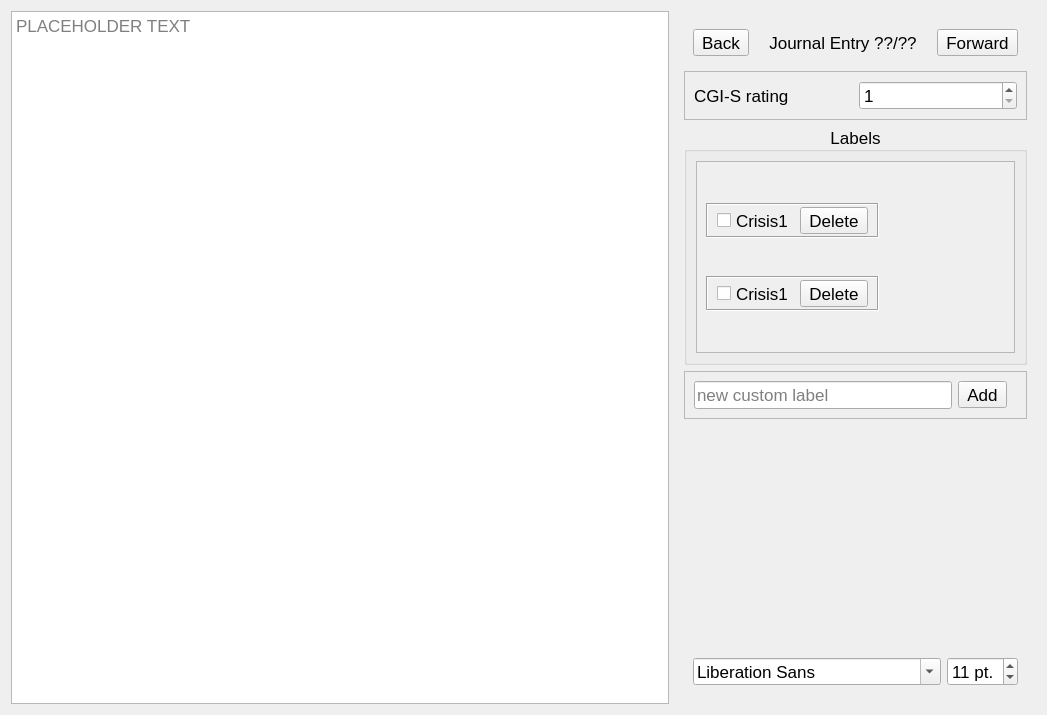
<?xml version="1.0" encoding="UTF-8"?>
<ui version="4.0">
 <class>LabelingWidget</class>
 <widget class="QWidget" name="LabelingWidget">
  <property name="geometry">
   <rect>
    <x>0</x>
    <y>0</y>
    <width>1047</width>
    <height>715</height>
   </rect>
  </property>
  <property name="minimumSize">
   <size>
    <width>702</width>
    <height>373</height>
   </size>
  </property>
  <property name="font">
   <font>
    <pointsize>13</pointsize>
   </font>
  </property>
  <property name="windowTitle">
   <string>ALJI Label Helper Task</string>
  </property>
  <layout class="QHBoxLayout" name="hl_5">
   <item>
    <widget class="QTextEdit" name="journalEntryText">
     <property name="sizePolicy">
      <sizepolicy hsizetype="MinimumExpanding" vsizetype="Expanding">
       <horstretch>2</horstretch>
       <verstretch>0</verstretch>
      </sizepolicy>
     </property>
     <property name="font">
      <font>
       <family>Segoe UI</family>
      </font>
     </property>
     <property name="mouseTracking">
      <bool>true</bool>
     </property>
     <property name="readOnly">
      <bool>true</bool>
     </property>
     <property name="html">
      <string>&lt;!DOCTYPE HTML PUBLIC &quot;-//W3C//DTD HTML 4.0//EN&quot; &quot;http://www.w3.org/TR/REC-html40/strict.dtd&quot;&gt;
&lt;html&gt;&lt;head&gt;&lt;meta name=&quot;qrichtext&quot; content=&quot;1&quot; /&gt;&lt;style type=&quot;text/css&quot;&gt;
p, li { white-space: pre-wrap; }
&lt;/style&gt;&lt;/head&gt;&lt;body style=&quot; font-family:'Segoe UI'; font-size:13pt; font-weight:400; font-style:normal;&quot;&gt;
&lt;p style=&quot;-qt-paragraph-type:empty; margin-top:0px; margin-bottom:0px; margin-left:0px; margin-right:0px; -qt-block-indent:0; text-indent:0px; font-size:11pt;&quot;&gt;&lt;br /&gt;&lt;/p&gt;&lt;/body&gt;&lt;/html&gt;</string>
     </property>
     <property name="placeholderText">
      <string>PLACEHOLDER TEXT</string>
     </property>
    </widget>
   </item>
   <item>
    <widget class="QFrame" name="labelingFrame">
     <property name="sizePolicy">
      <sizepolicy hsizetype="Preferred" vsizetype="Preferred">
       <horstretch>0</horstretch>
       <verstretch>0</verstretch>
      </sizepolicy>
     </property>
     <layout class="QVBoxLayout" name="labelingLayout">
      <item>
       <widget class="QFrame" name="navFrame">
        <property name="sizePolicy">
         <sizepolicy hsizetype="Preferred" vsizetype="Preferred">
          <horstretch>0</horstretch>
          <verstretch>0</verstretch>
         </sizepolicy>
        </property>
        <layout class="QHBoxLayout" name="navLayout">
         <property name="spacing">
          <number>20</number>
         </property>
         <item>
          <widget class="QToolButton" name="backButton">
           <property name="sizePolicy">
            <sizepolicy hsizetype="Preferred" vsizetype="Preferred">
             <horstretch>0</horstretch>
             <verstretch>0</verstretch>
            </sizepolicy>
           </property>
           <property name="text">
            <string>Back</string>
           </property>
           <property name="icon">
            <iconset>
             <normaloff>images/chevron-left.svg</normaloff>images/chevron-left.svg</iconset>
           </property>
           <property name="iconSize">
            <size>
             <width>20</width>
             <height>20</height>
            </size>
           </property>
           <property name="shortcut">
            <string>Ctrl+Left</string>
           </property>
          </widget>
         </item>
         <item>
          <widget class="QLabel" name="taskNumberLabel">
           <property name="sizePolicy">
            <sizepolicy hsizetype="Maximum" vsizetype="Preferred">
             <horstretch>0</horstretch>
             <verstretch>0</verstretch>
            </sizepolicy>
           </property>
           <property name="text">
            <string>Journal Entry ??/??</string>
           </property>
           <property name="alignment">
            <set>Qt::AlignCenter</set>
           </property>
          </widget>
         </item>
         <item>
          <widget class="QToolButton" name="forwardButton">
           <property name="sizePolicy">
            <sizepolicy hsizetype="Preferred" vsizetype="Preferred">
             <horstretch>0</horstretch>
             <verstretch>0</verstretch>
            </sizepolicy>
           </property>
           <property name="text">
            <string>Forward</string>
           </property>
           <property name="icon">
            <iconset>
             <normaloff>images/chevron-right.svg</normaloff>images/chevron-right.svg</iconset>
           </property>
           <property name="iconSize">
            <size>
             <width>20</width>
             <height>20</height>
            </size>
           </property>
           <property name="shortcut">
            <string>Ctrl+Right</string>
           </property>
          </widget>
         </item>
        </layout>
       </widget>
      </item>
      <item>
       <widget class="QFrame" name="cgiFrame">
        <property name="frameShape">
         <enum>QFrame::StyledPanel</enum>
        </property>
        <property name="frameShadow">
         <enum>QFrame::Raised</enum>
        </property>
        <layout class="QHBoxLayout" name="horizontalLayout">
         <item>
          <widget class="QLabel" name="cgiLabel">
           <property name="toolTip">
            <string>Clinician Global Impression of Severity Scale</string>
           </property>
           <property name="whatsThis">
            <string>CGI-S is the Clinician Global Impression of Severity Scale</string>
           </property>
           <property name="text">
            <string>CGI-S rating</string>
           </property>
          </widget>
         </item>
         <item>
          <widget class="QSpinBox" name="cgiSspinBox">
           <property name="minimum">
            <number>1</number>
           </property>
           <property name="maximum">
            <number>7</number>
           </property>
          </widget>
         </item>
        </layout>
       </widget>
      </item>
      <item>
       <widget class="QGroupBox" name="crisisGroupBox">
        <property name="sizePolicy">
         <sizepolicy hsizetype="Preferred" vsizetype="MinimumExpanding">
          <horstretch>0</horstretch>
          <verstretch>0</verstretch>
         </sizepolicy>
        </property>
        <property name="title">
         <string>Labels</string>
        </property>
        <property name="alignment">
         <set>Qt::AlignCenter</set>
        </property>
        <layout class="QVBoxLayout" name="crisisGroupBoxLayout">
         <property name="spacing">
          <number>0</number>
         </property>
         <item>
          <widget class="QScrollArea" name="scrollArea">
           <property name="sizePolicy">
            <sizepolicy hsizetype="Preferred" vsizetype="MinimumExpanding">
             <horstretch>0</horstretch>
             <verstretch>0</verstretch>
            </sizepolicy>
           </property>
           <property name="horizontalScrollBarPolicy">
            <enum>Qt::ScrollBarAlwaysOff</enum>
           </property>
           <property name="sizeAdjustPolicy">
            <enum>QAbstractScrollArea::AdjustIgnored</enum>
           </property>
           <property name="alignment">
            <set>Qt::AlignLeading|Qt::AlignLeft|Qt::AlignTop</set>
           </property>
           <widget class="QWidget" name="scrollAreaWidgetContents">
            <property name="geometry">
             <rect>
              <x>0</x>
              <y>0</y>
              <width>231</width>
              <height>190</height>
             </rect>
            </property>
            <layout class="QVBoxLayout" name="verticalLayout">
             <item>
              <widget class="QFrame" name="crisisFrame">
               <property name="sizePolicy">
                <sizepolicy hsizetype="Fixed" vsizetype="Fixed">
                 <horstretch>0</horstretch>
                 <verstretch>0</verstretch>
                </sizepolicy>
               </property>
               <property name="frameShape">
                <enum>QFrame::Box</enum>
               </property>
               <property name="frameShadow">
                <enum>QFrame::Sunken</enum>
               </property>
               <layout class="QHBoxLayout" name="hl3">
                <property name="topMargin">
                 <number>2</number>
                </property>
                <property name="bottomMargin">
                 <number>2</number>
                </property>
                <item>
                 <widget class="QCheckBox" name="crisisCB">
                  <property name="sizePolicy">
                   <sizepolicy hsizetype="MinimumExpanding" vsizetype="Preferred">
                    <horstretch>0</horstretch>
                    <verstretch>0</verstretch>
                   </sizepolicy>
                  </property>
                  <property name="text">
                   <string>Crisis1</string>
                  </property>
                  <property name="checked">
                   <bool>false</bool>
                  </property>
                 </widget>
                </item>
                <item>
                 <widget class="QToolButton" name="deleteCrisis">
                  <property name="sizePolicy">
                   <sizepolicy hsizetype="Minimum" vsizetype="Fixed">
                    <horstretch>0</horstretch>
                    <verstretch>0</verstretch>
                   </sizepolicy>
                  </property>
                  <property name="text">
                   <string>Delete</string>
                  </property>
                  <property name="icon">
                   <iconset>
                    <normaloff>images/times.svg</normaloff>images/times.svg</iconset>
                  </property>
                  <property name="iconSize">
                   <size>
                    <width>20</width>
                    <height>20</height>
                   </size>
                  </property>
                 </widget>
                </item>
               </layout>
              </widget>
             </item>
             <item>
              <widget class="QFrame" name="crisisFrame_2">
               <property name="sizePolicy">
                <sizepolicy hsizetype="Fixed" vsizetype="Fixed">
                 <horstretch>0</horstretch>
                 <verstretch>0</verstretch>
                </sizepolicy>
               </property>
               <property name="frameShape">
                <enum>QFrame::Box</enum>
               </property>
               <property name="frameShadow">
                <enum>QFrame::Sunken</enum>
               </property>
               <layout class="QHBoxLayout" name="hl3_2">
                <property name="topMargin">
                 <number>2</number>
                </property>
                <property name="bottomMargin">
                 <number>2</number>
                </property>
                <item>
                 <widget class="QCheckBox" name="crisisCB_2">
                  <property name="sizePolicy">
                   <sizepolicy hsizetype="MinimumExpanding" vsizetype="Preferred">
                    <horstretch>0</horstretch>
                    <verstretch>0</verstretch>
                   </sizepolicy>
                  </property>
                  <property name="text">
                   <string>Crisis1</string>
                  </property>
                  <property name="checked">
                   <bool>false</bool>
                  </property>
                 </widget>
                </item>
                <item>
                 <widget class="QToolButton" name="deleteCrisis_2">
                  <property name="sizePolicy">
                   <sizepolicy hsizetype="Minimum" vsizetype="Fixed">
                    <horstretch>0</horstretch>
                    <verstretch>0</verstretch>
                   </sizepolicy>
                  </property>
                  <property name="text">
                   <string>Delete</string>
                  </property>
                  <property name="icon">
                   <iconset>
                    <normaloff>images/times.svg</normaloff>images/times.svg</iconset>
                  </property>
                  <property name="iconSize">
                   <size>
                    <width>20</width>
                    <height>20</height>
                   </size>
                  </property>
                 </widget>
                </item>
               </layout>
              </widget>
             </item>
            </layout>
           </widget>
          </widget>
         </item>
        </layout>
       </widget>
      </item>
      <item>
       <widget class="QFrame" name="customCrisisFrame">
        <property name="sizePolicy">
         <sizepolicy hsizetype="MinimumExpanding" vsizetype="Preferred">
          <horstretch>0</horstretch>
          <verstretch>0</verstretch>
         </sizepolicy>
        </property>
        <property name="frameShape">
         <enum>QFrame::StyledPanel</enum>
        </property>
        <property name="frameShadow">
         <enum>QFrame::Raised</enum>
        </property>
        <layout class="QHBoxLayout" name="_4">
         <property name="rightMargin">
          <number>19</number>
         </property>
         <item>
          <widget class="QLineEdit" name="customCrisisLine">
           <property name="sizePolicy">
            <sizepolicy hsizetype="MinimumExpanding" vsizetype="Fixed">
             <horstretch>0</horstretch>
             <verstretch>0</verstretch>
            </sizepolicy>
           </property>
           <property name="placeholderText">
            <string>new custom label</string>
           </property>
          </widget>
         </item>
         <item>
          <widget class="QToolButton" name="addCustomButton">
           <property name="text">
            <string>Add</string>
           </property>
           <property name="icon">
            <iconset>
             <normaloff>images/plus.svg</normaloff>images/plus.svg</iconset>
           </property>
           <property name="iconSize">
            <size>
             <width>20</width>
             <height>20</height>
            </size>
           </property>
          </widget>
         </item>
        </layout>
       </widget>
      </item>
      <item>
       <spacer name="verticalSpacer">
        <property name="orientation">
         <enum>Qt::Vertical</enum>
        </property>
        <property name="sizeHint" stdset="0">
         <size>
          <width>0</width>
          <height>0</height>
         </size>
        </property>
       </spacer>
      </item>
      <item>
       <widget class="QFrame" name="fontFrame">
        <property name="sizePolicy">
         <sizepolicy hsizetype="Ignored" vsizetype="Preferred">
          <horstretch>0</horstretch>
          <verstretch>0</verstretch>
         </sizepolicy>
        </property>
        <layout class="QHBoxLayout" name="fontLayout">
         <property name="sizeConstraint">
          <enum>QLayout::SetDefaultConstraint</enum>
         </property>
         <item>
          <widget class="QFontComboBox" name="fontComboBox">
           <property name="sizePolicy">
            <sizepolicy hsizetype="Maximum" vsizetype="Fixed">
             <horstretch>0</horstretch>
             <verstretch>0</verstretch>
            </sizepolicy>
           </property>
           <property name="maximumSize">
            <size>
             <width>278</width>
             <height>27</height>
            </size>
           </property>
           <property name="fontFilters">
            <set>QFontComboBox::ProportionalFonts</set>
           </property>
           <property name="currentFont">
            <font>
             <family>Segoe UI</family>
            </font>
           </property>
          </widget>
         </item>
         <item>
          <widget class="QSpinBox" name="pointSizeSpinBox">
           <property name="suffix">
            <string> pt.</string>
           </property>
           <property name="minimum">
            <number>5</number>
           </property>
           <property name="maximum">
            <number>30</number>
           </property>
           <property name="value">
            <number>11</number>
           </property>
          </widget>
         </item>
        </layout>
       </widget>
      </item>
     </layout>
    </widget>
   </item>
  </layout>
 </widget>
 <tabstops>
  <tabstop>journalEntryText</tabstop>
  <tabstop>deleteCrisis</tabstop>
  <tabstop>addCustomButton</tabstop>
  <tabstop>backButton</tabstop>
  <tabstop>forwardButton</tabstop>
  <tabstop>fontComboBox</tabstop>
  <tabstop>pointSizeSpinBox</tabstop>
 </tabstops>
 <resources/>
 <connections>
  <connection>
   <sender>deleteCrisis</sender>
   <signal>clicked()</signal>
   <receiver>crisisFrame</receiver>
   <slot>deleteLater()</slot>
   <hints>
    <hint type="sourcelabel">
     <x>791</x>
     <y>118</y>
    </hint>
    <hint type="destinationlabel">
     <x>801</x>
     <y>127</y>
    </hint>
   </hints>
  </connection>
  <connection>
   <sender>addCustomButton</sender>
   <signal>clicked()</signal>
   <receiver>crisisGroupBox</receiver>
   <slot>setFocus()</slot>
   <hints>
    <hint type="sourcelabel">
     <x>783</x>
     <y>180</y>
    </hint>
    <hint type="destinationlabel">
     <x>720</x>
     <y>69</y>
    </hint>
   </hints>
  </connection>
 </connections>
</ui>
